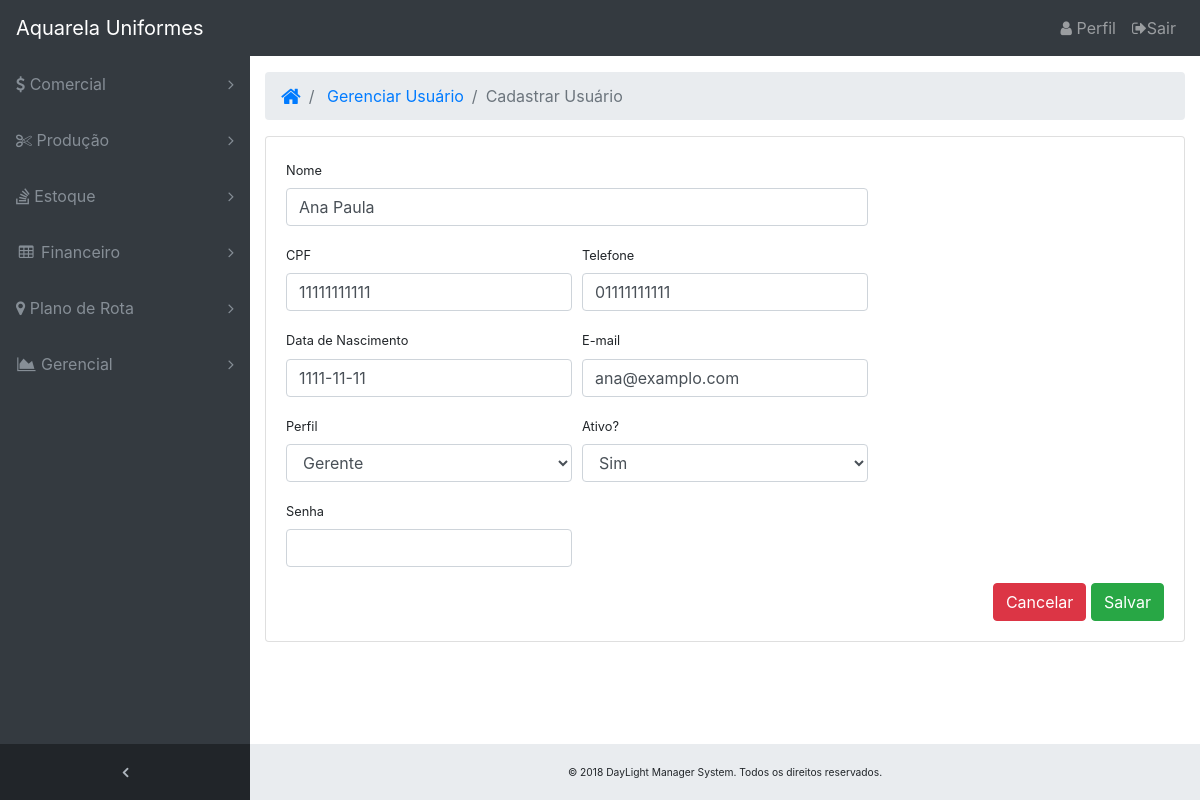
The app's page /gerencial/cadastrarusuario/1/ with its own data.
### core/models/usuario.py (models this page shows, shortened)
class Usuario(AbstractBaseUser):
    nome = models.CharField('Nome', max_length=50, null=False, blank=False)
    email = models.EmailField('E-mail', max_length=100, unique=True, null=False, blank=False)
    cpf = models.CharField('CPF', max_length=11, unique=True, null=False, blank=False)
    dt_nascimento = models.DateField('Data de Nascimento', max_length=10, null=True, blank=True)
    telefone = models.CharField('Telefone', max_length=11)
    perfil = models.CharField('Perfil', choices=PERFIL_CHOICES, max_length=1, null=False, blank=False)
    status_user = models.BooleanField("Ativo", default=True)
    is_staff = models.BooleanField(default=False)
    USERNAME_FIELD = 'email'
    objects = UsuarioManager()

### core/views/atualizar.py (the view)
# urls.py: path('gerencial/cadastrarusuario/<id>/', views.update_usuario, name='update_usuario'),
def update_usuario(request, id):
    update_usuario = Usuario.objects.get(id=id)
    form = UsuarioForm(request.POST or None, instance=update_usuario)
    if form.is_valid():
        form.save()
        return redirect('list_usuario')
    return render(request, 'gerencial/cadastrarusuario.html', { 'form' : form, 'update_usuario':update_usuario })

### core/forms/usuarioform.py
class UsuarioForm(forms.ModelForm):
    class Meta:
        model = Usuario
        fields = '__all__'
        widgets = {
            'nome': forms.TextInput(attrs={'class':'form-control'}),
            'email': forms.EmailInput(attrs={'class':'form-control'}),
            'cpf': forms.TextInput(attrs={'class':'form-control', 'pattern':'\d{11}', 'title':'Somente numeros'}),
            'dt_nascimento': forms.DateInput(attrs={'class':'form-control', 'pattern':'\d{2}/\d{2}/\d{4}', 'title':'Data formato 00/00/0000'}),
            'telefone': forms.TextInput(attrs={'class':'form-control', 'pattern':'\d{11}', 'title':'FONE formato ddd + numero'}),
            'perfil': forms.Select(attrs={'class':'form-control'}),
            'status_user': forms.NullBooleanSelect(attrs={'class':'form-control'}),
            'password': forms.PasswordInput(attrs={'class':'form-control'}),
        }

### core/templates/gerencial/cadastrarusuario.html (shortened to what this page needs)
{% extends 'base.html' %}
{% load static %}
{% block main %}
<ol class="breadcrumb">
    <li class="breadcrumb-item">
        <a href="/">
            <i class="fa fa-home fa-lg"></i>
        </a>
    </li>
    <li class="breadcrumb-item">
        <a href="/gerencial/gerenciarusuario">Gerenciar Usuário</a>
    </li>
    <li class="breadcrumb-item active">Cadastrar Usuário</li>
</ol>
<div class="row">
    <div class="col-sm-12">
        <div class="card">
            <div class="card-body">
                <div class="row">
                    <div class="col-lg-12">
                        <form method="POST" autofocus>
                            <div class="form-row">
                                <div class="col-8">
                                    <div class="form-group">
                                        <label class="small">Nome</label>
                                        {{ form.nome }}
                                    </div>
                                </div>
                            </div>
                            <div class="form-row">
                                <div class="col-4">
                                    <div class="form-group">
                                        <label class="small">CPF</label>
                                        {{ form.cpf }}
                                    </div>
                                </div>
                                <div class="col-4">
                                    <div class="form-group">
                                        <label class="small">Telefone</label>
                                        {{ form.telefone }}
                                    </div>
                                </div>
                            </div>
                            <div class="form-row">
                                <div class="col-4">
                                    <div class="form-group">
                                        <label class="small">Data de Nascimento</label>
                                        {{ form.dt_nascimento }}
                                    </div>
                                </div>
                                <div class="col-4">
                                    <div class="form-group">
                                        <label class="small">E-mail</label>
                                        {{ form.email }}
                                    </div>
                                </div>
                            </div>
                            <div class="form-row">
                                <div class="col-4">
                                    <div class="form-group">
                                        <label class="small">Perfil</label>
                                        {{ form.perfil }}
                                    </div>
                                </div>
                                <div class="col-4">
                                    <div class="form-group">
                                        <label class="small">Ativo?</label>
                                        {{ form.status_user }}
                                    </div>
                                </div>
                            </div>
                            <div class="form-row">
                                <div class="col-4">
                                    <div class="form-group">
                                        <label class="small">Senha</label>
                                        {{ form.password }}
                                    </div>
                                </div>
                            </div>
                            <div class="pull-right">
                                <a href="/gerencial/gerenciarusuario"><input type="button" class="btn btn-danger btn-md" value="Cancelar"></a>
                                <a href="{% url 'create_usuario' %}"><input type="submit" class="btn btn-success btn-md" value="Salvar"></a>
                            </div>
                        </form>
                    </div>
                </div>
            </div>
        </div>
    </div>
</div>
<br />
{% endblock %}

### core/static/css/sb-admin.css (style rules this page uses)
html { position: relative; min-height: 100%; }
body { overflow-x: hidden; }
body.sticky-footer { margin-bottom: 56px; }
body.fixed-nav { padding-top: 56px; }

### records on screen
Usuario: nome "Ana Paula", cpf "11111111111", telefone "01111111111", dt_nascimento "1111-11-11", email "ana@examplo.com", perfil "Gerente", status_user "Sim"
